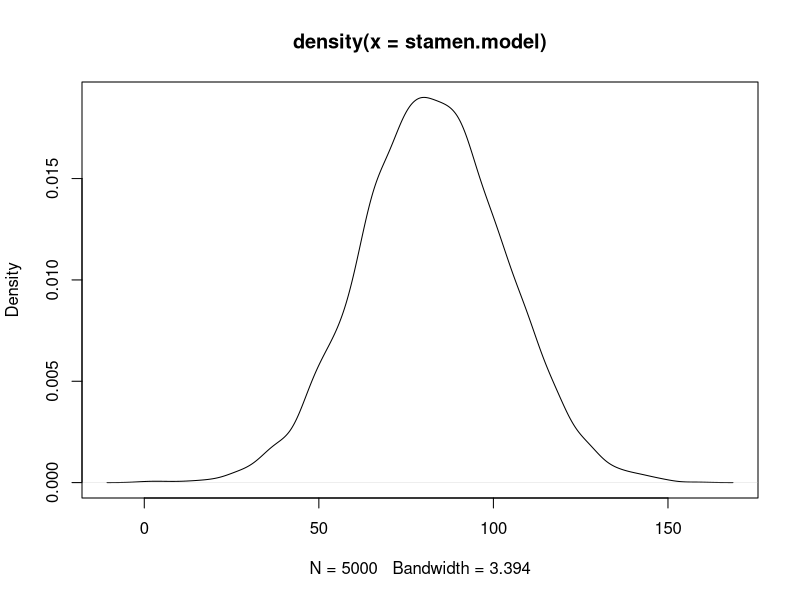

Source code (R):
#Question from EEB 560 In class exercise
#Model the following data as being drawn from a normal distribution and calculate SE 

stamen.length.mm<-c(73.0,84.0,84.9,108.7,42.5,123.6,76.0,45.4,84.4,83.0,98.6,58.8,65.8,101.2,62.4,101.7,73.7,43.6,101.4,75.1,111.6,91.6,122.7,79.3,73.3,58.0,63.7,82.3,59.0,64.7,67.7,95.3,70.1,79.0,57.8,110.4,62.8,87.3,76.6,102.5,69.9,89.4,128.8,86.0,115.2,100.3,75.2,96.2,94.9,65.8,64.5,81.8)
stamen.mean<-mean(stamen.length.mm)
stamen.stv<-sd(stamen.length.mm)
stamen.model<-rnorm(5000,stamen.mean,stamen.stv)
plot(density(stamen.model))
#gives a density curve

stamen.SE<-stamen.stv/sqrt(53)
#[1] 2.833906
